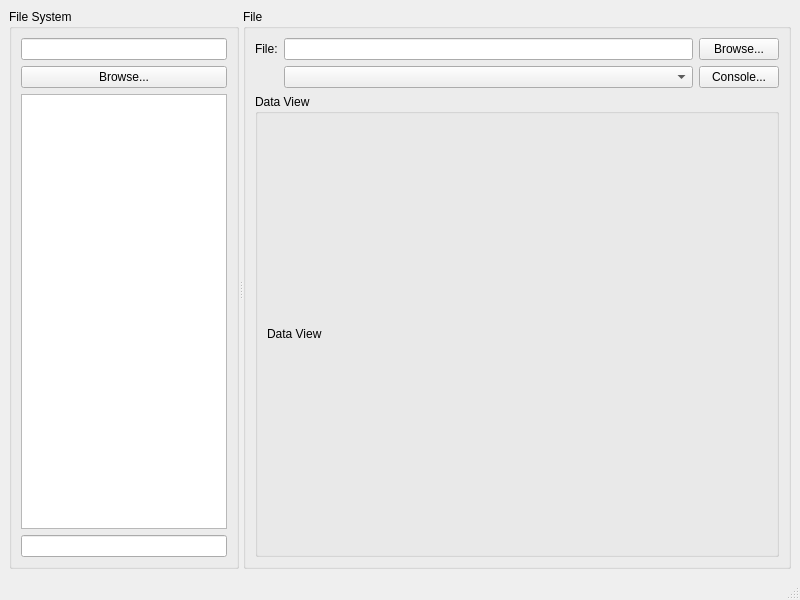
<?xml version="1.0" encoding="UTF-8"?>
<ui version="4.0">
 <class>MainWindow</class>
 <widget class="QMainWindow" name="MainWindow">
  <property name="geometry">
   <rect>
    <x>0</x>
    <y>0</y>
    <width>800</width>
    <height>600</height>
   </rect>
  </property>
  <property name="windowTitle">
   <string>ScopeFoundry Data Browser</string>
  </property>
  <widget class="QWidget" name="centralwidget">
   <layout class="QVBoxLayout" name="verticalLayout_2">
    <item>
     <widget class="QSplitter" name="splitter">
      <property name="orientation">
       <enum>Qt::Horizontal</enum>
      </property>
      <widget class="QGroupBox" name="treeview_groupBox">
       <property name="title">
        <string>File System</string>
       </property>
       <layout class="QGridLayout" name="gridLayout">
        <item row="1" column="0">
         <widget class="QPushButton" name="browse_dir_browse_pushButton">
          <property name="text">
           <string>Browse...</string>
          </property>
         </widget>
        </item>
        <item row="0" column="0">
         <widget class="QLineEdit" name="browse_dir_lineEdit"/>
        </item>
        <item row="2" column="0">
         <widget class="QTreeView" name="treeView"/>
        </item>
        <item row="3" column="0">
         <widget class="QLineEdit" name="file_filter_lineEdit"/>
        </item>
       </layout>
      </widget>
      <widget class="QGroupBox" name="groupBox">
       <property name="title">
        <string>File</string>
       </property>
       <layout class="QGridLayout" name="gridLayout_2">
        <item row="0" column="2">
         <widget class="QPushButton" name="data_filename_browse_pushButton">
          <property name="text">
           <string>Browse...</string>
          </property>
         </widget>
        </item>
        <item row="0" column="0">
         <widget class="QLabel" name="label_2">
          <property name="text">
           <string>File:</string>
          </property>
         </widget>
        </item>
        <item row="0" column="1">
         <widget class="QLineEdit" name="data_filename_lineEdit"/>
        </item>
        <item row="3" column="0" colspan="3">
         <widget class="QGroupBox" name="dataview_groupBox">
          <property name="title">
           <string>Data View</string>
          </property>
          <layout class="QVBoxLayout" name="verticalLayout">
           <item>
            <widget class="QLabel" name="dataview_placeholder">
             <property name="sizePolicy">
              <sizepolicy hsizetype="Preferred" vsizetype="Preferred">
               <horstretch>1</horstretch>
               <verstretch>0</verstretch>
              </sizepolicy>
             </property>
             <property name="minimumSize">
              <size>
               <width>500</width>
               <height>0</height>
              </size>
             </property>
             <property name="text">
              <string>Data View</string>
             </property>
            </widget>
           </item>
          </layout>
         </widget>
        </item>
        <item row="1" column="2">
         <widget class="QPushButton" name="console_pushButton">
          <property name="text">
           <string>Console...</string>
          </property>
         </widget>
        </item>
        <item row="1" column="1">
         <widget class="QComboBox" name="view_name_comboBox"/>
        </item>
       </layout>
      </widget>
     </widget>
    </item>
   </layout>
  </widget>
  <widget class="QMenuBar" name="menubar">
   <property name="geometry">
    <rect>
     <x>0</x>
     <y>0</y>
     <width>800</width>
     <height>22</height>
    </rect>
   </property>
  </widget>
  <widget class="QStatusBar" name="statusbar"/>
 </widget>
 <resources/>
 <connections/>
</ui>
